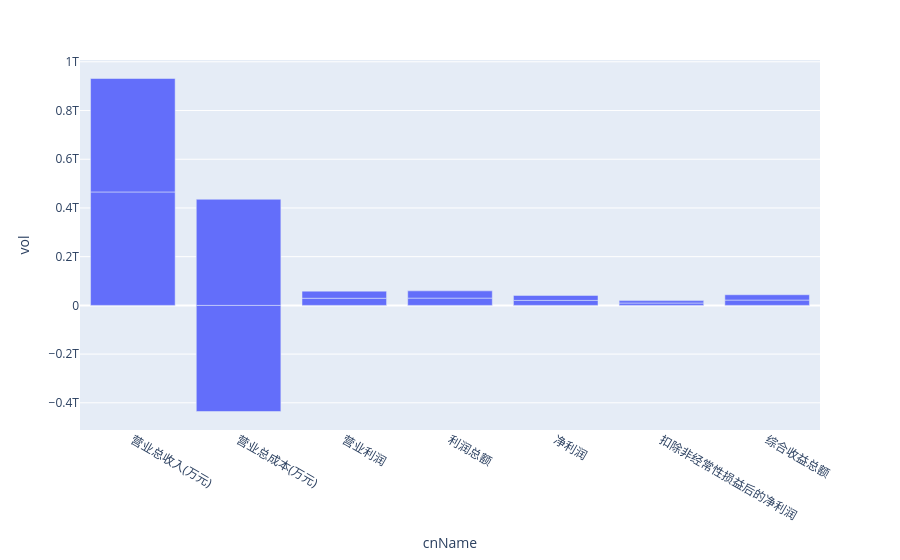

The cell this chart's notebook holds for it:
### Code cell
import plotly.express as px

fig = px.bar(xxx, x='cnName', y='vol')

fig.show()

### Figure 1 — Plotly figure (JSON) as saved in the notebook; plotly's stock layout.template omitted (floating-point values rounded to 4 significant figures)
{"data": [{"alignmentgroup": "True", "hovertemplate": "cnName=%{x}<br>vol=%{y}<extra></extra>", "legendgroup": "", "marker": {"color": "#636efa", "pattern": {"shape": ""}}, "name": "", "offsetgroup": "", "orientation": "v", "showlegend": false, "textposition": "auto", "type": "bar", "x": ["营业总收入(万元)", "营业总成本(万元)", "营业利润", "利润总额", "净利润", "扣除非经常性损益后的净利润", "综合收益总额", "营业总收入(万元)", "营业总成本(万元)", "营业利润", "利润总额", "净利润", "扣除非经常性损益后的净利润", "综合收益总额"], "xaxis": "x", "y": [465739080000, -435658360000, 29251702784, 29805428736, 20455559168, 9793841152, 21827796992, 465739080000, 435658360000, 29251702784, 29805428736, 20455559168, 9793841152, 21827796992], "yaxis": "y"}], "layout": {"barmode": "relative", "legend": {"tracegroupgap": 0}, "margin": {"t": 60}, "xaxis": {"anchor": "y", "domain": [0, 1], "title": {"text": "cnName"}}, "yaxis": {"anchor": "x", "domain": [0, 1], "title": {"text": "vol"}}}}
